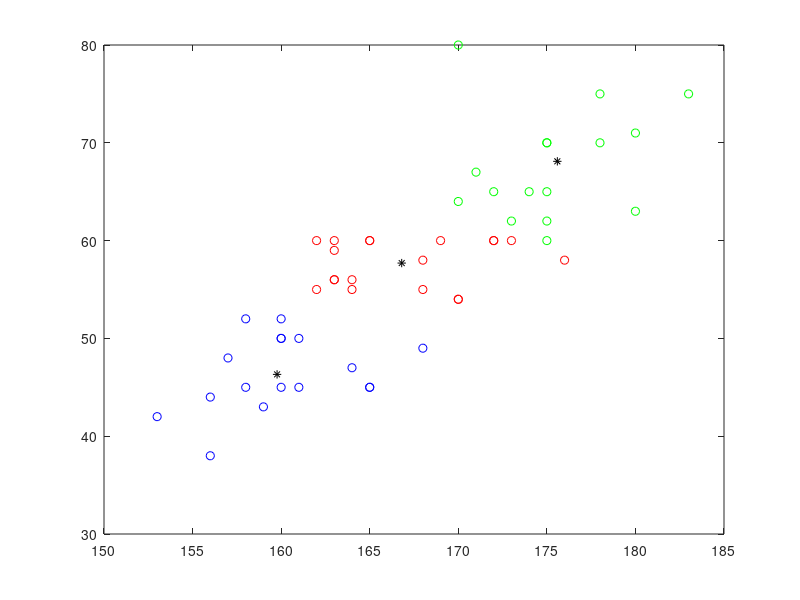
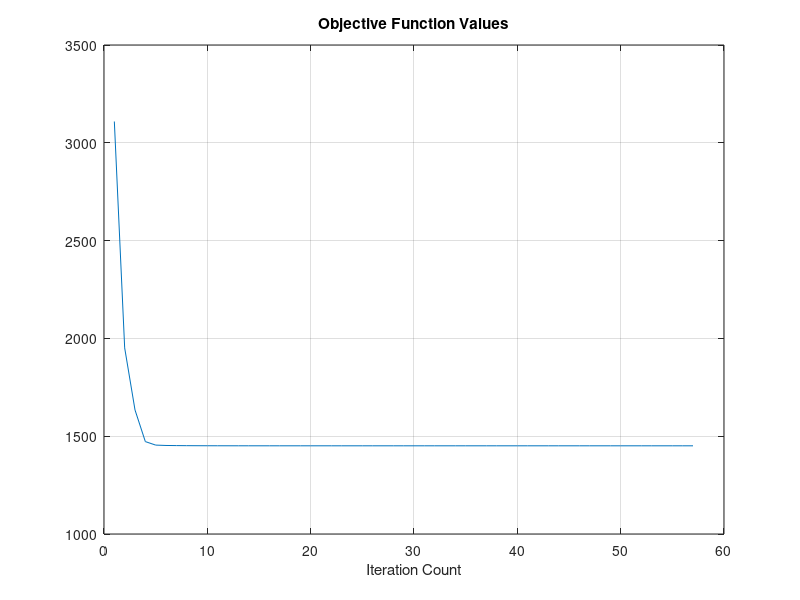

Source code (MATLAB) for these figures, in order:
clear;
load('x.mat');
k=3;%分类类别数
m=1.5;%m值的选择
[center,U,obj_fcn] = fcm(x,k,m);

maxU = max(U); 

%画图
color=['r','g','b','c','m','y']; 
figure;
for i=1:k
    plot(x(U(i,:) == maxU,1),x(U(i,:) == maxU,2),'marker','o','LineStyle','none','color',color(i));
    hold on;
end

plot(center(:,1),center(:,2),'Color','k','LineStyle','none','Marker','*')

%随迭代次数变化
figure
plot(obj_fcn)
title('Objective Function Values')   
xlabel('Iteration Count')

hold off;
grid on;
